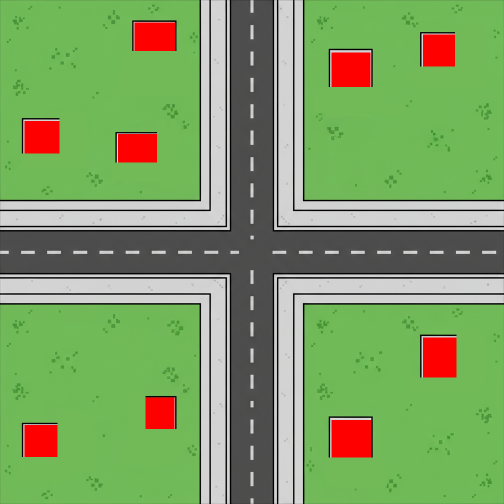
#> input picture src/assets/city_background_topdown_red.png, 1008 x 1008 px, found by its file name (shown at 1/2 size)
$ python find_building_plots.py
#> lines starting #> are read from the running program, lines starting #| are printed output that depends on the picture; after the words box and inside, x2 and y2 are one past the last pixel; in counts of white or black regions, pixels touching at a corner belong together
import json
from PIL import Image
import numpy as np
from scipy.ndimage import label, find_objects

def find_plots():
    img = Image.open('src/assets/city_background_topdown_red.png')
#> img is the input picture: PIL image 1008x1008 RGBA; mean R, G, B, A 126, 157.7, 101.2, 255
    data = np.array(img)
    R, G, B = data[:,:,0], data[:,:,1], data[:,:,2]
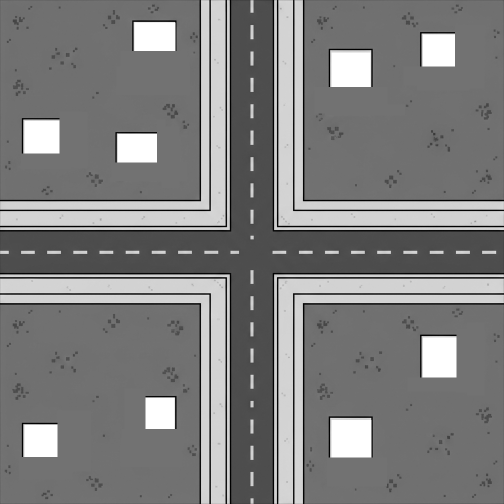
#> R: shape (1008, 1008) (shown at 1/2 size); min 0, max 255, mean 126
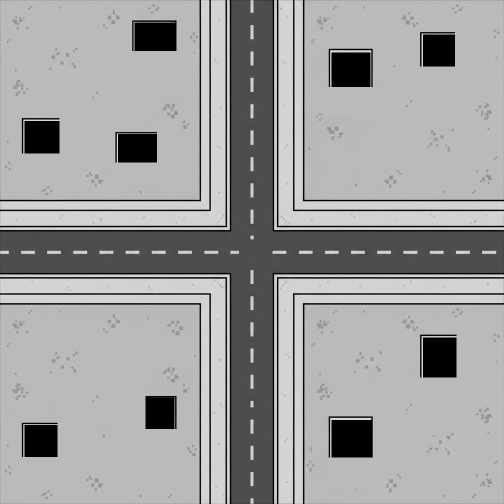
#> G: shape (1008, 1008) (shown at 1/2 size); min 0, max 235, mean 157.7
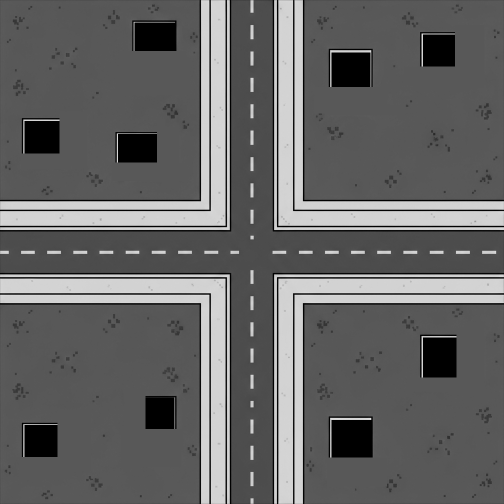
#> B: shape (1008, 1008) (shown at 1/2 size); min 0, max 238, mean 101.2

    # Find explicitly marked red areas
    red_mask = (R > np.maximum(G, B) + 40) & (R > 100)
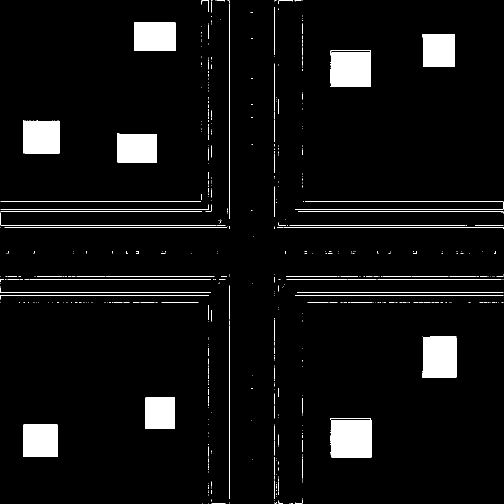
#> red_mask: shape (1008, 1008) bool (shown at 1/2 size); 5.3% white; 572 white regions (494 under 20 px), largest, box (x1, y1, x2, y2) and area: (661, 836, 743, 915) 6088, (661, 101, 742, 174) 5545, (844, 675, 913, 755) 5371

    labels, num = label(red_mask)
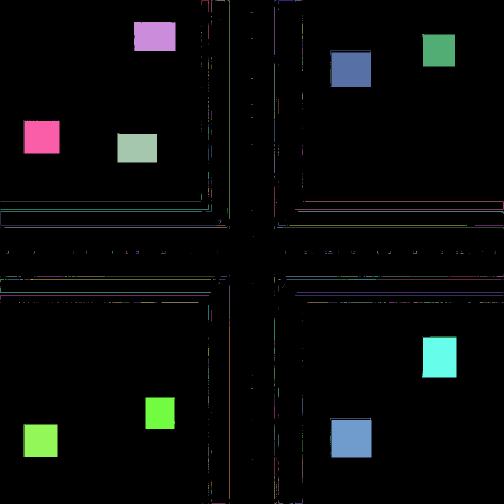
#> labels: shape (1008, 1008) int32 (shown at 1/2 size); 574 distinct labels, from 0 to 573; one colour per label, 0 black
#> num = 573
    objects = find_objects(labels)
#> objects = 573 items

    plots = []

    width = img.width
#> width = 1008
    height = img.height
#> height = 1008

    for i, slice_tuple in enumerate(objects):
        if slice_tuple is None: continue
        y_slice, x_slice = slice_tuple
        h = y_slice.stop - y_slice.start
        w = x_slice.stop - x_slice.start

        # Filter for building footprints - LOOSENED THRESHOLDS
        if 20 < w < 400 and 20 < h < 400:
            cx_px = (x_slice.start + x_slice.stop) / 2.0
            cy_px = (y_slice.start + y_slice.stop) / 2.0

            ratio_x = cx_px / width
            ratio_y = cy_px / height

            zone = 'school'
            bw, bl = 3, 2
            if w > 100 or h > 100:
                zone = 'hospital'
                bw, bl = 2, 2

            plots.append({
                "ratioX": ratio_x,
                "ratioY": ratio_y,
                "zone": zone,
                "size": f"{bw}x{bl}"
            })
#> this loop made 573 passes
#> (h, w, cx_px, cy_px, ratio_x, ratio_y) on passes 23, 31, 45, 117, 131, 430, 471, 482, 486: (58, 83, 309.5, 73, 0.307, 0.0724), (65, 66, 877, 100.5, 0.87, 0.0997), (73, 81, 701.5, 137.5, 0.696, 0.136), (65, 70, 84, 274.5, 0.0833, 0.272), (58, 80, 274, 296, 0.272, 0.294), (80, 69, 878.5, 715, 0.872, 0.709), (63, 59, 320.5, 826.5, 0.318, 0.82), (79, 82, 702, 875.5, 0.696, 0.869), (65, 68, 81, 881.5, 0.0804, 0.875)
#> (h, w) on passes 1 to 6: (23, 15), (1, 3), (1, 1), (2, 17), (5, 4), (2, 4)
#> after the loop, plots = 9 items

    with open('src/assets/map_data.json', 'w') as f:
        json.dump(plots, f, indent=2)
    print(f"Found {len(plots)} plots. Saved to src/assets/map_data.json")
#| Found 9 plots. Saved to src/assets/map_data.json

if __name__ == '__main__':
    find_plots()
